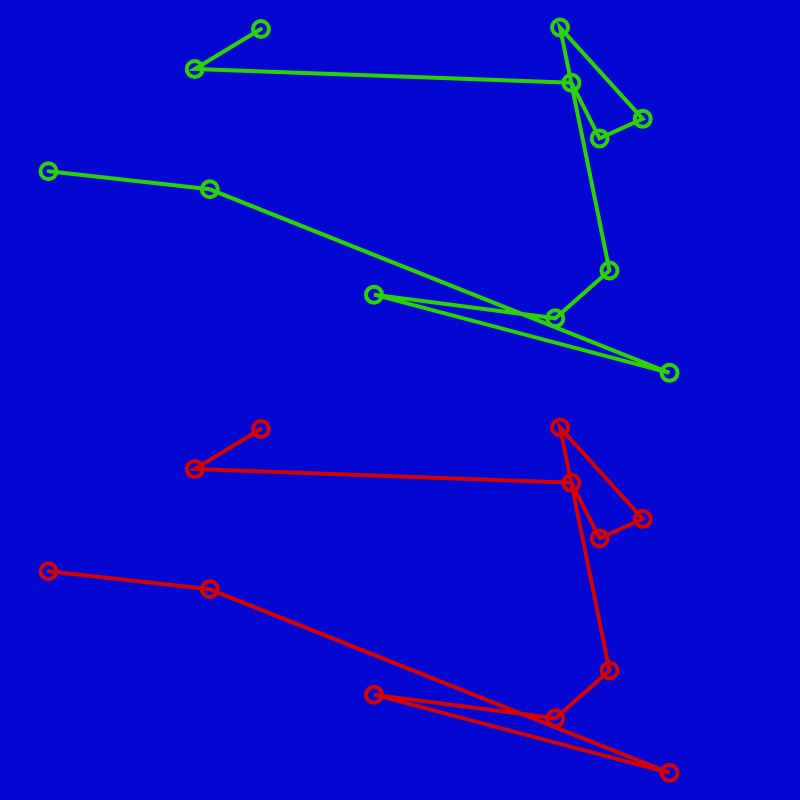
Frame 1 (no input)
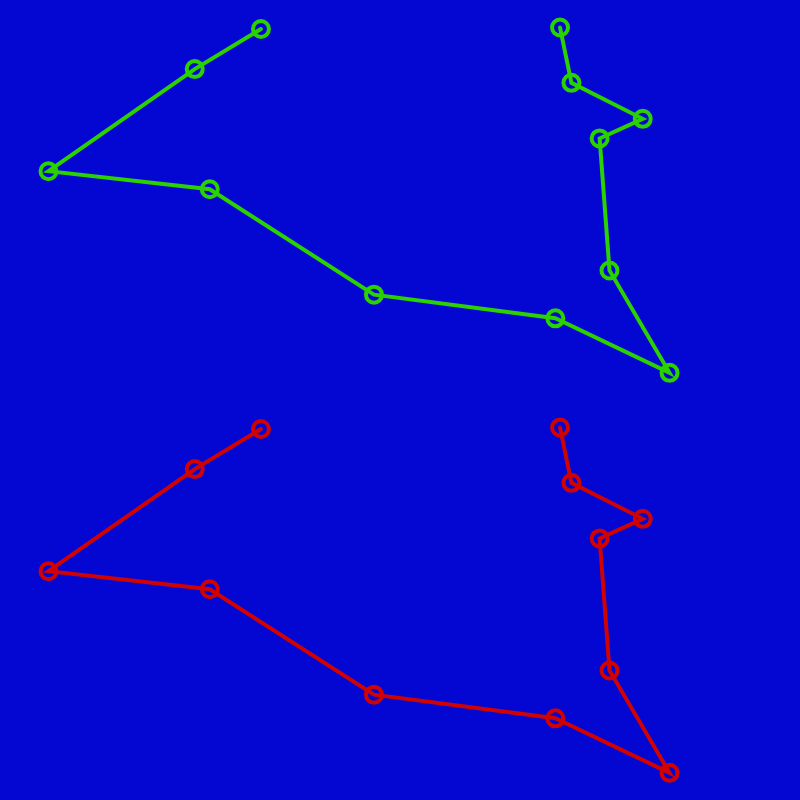
Frame 60 (no input)
Frame 120 (the mouse pressed at the canvas centre since frame 60): identical to frame 60, image omitted

The p5.js sketch that drew these frames (run headless with seeded random() and noise() and a simulated clock; from frame 60 on, the mouse is pressed at the canvas centre):

// p5.js sketch
// ── sketch.js
var cities = [];
var totalCities = 12;

var popSize = 500;
var population = [];
var fitness = [];

var recordDistance = Infinity;
var bestEver;
var currentBest;

var statusP;

function setup() {
  createCanvas(800, 800);
  var order = [];
  for (var i = 0; i < totalCities; i++) {
    var v = createVector(random(width), random(height / 2));
    cities[i] = v;
    order[i] = i;
  }

  for (var i = 0; i < popSize; i++) {
    population[i] = shuffle(order);
  }
  statusP = createP('').style('font-size', '32pt');
}

function draw() {
  background(3, 7, 209);
  calculateFitness();
  normalizeFitness();
  nextGeneration();

  stroke(43, 209, 1);
  strokeWeight(4);
  noFill();
  beginShape();
  for (var i = 0; i < bestEver.length; i++) {
    var n = bestEver[i];
    vertex(cities[n].x, cities[n].y);
    ellipse(cities[n].x, cities[n].y, 16, 16);
  }
  endShape();

  translate(0, height / 2);
  stroke(209, 2, 2);
  strokeWeight(4);
  noFill();
  beginShape();
  for (var i = 0; i < currentBest.length; i++) {
    var n = currentBest[i];
    vertex(cities[n].x, cities[n].y);
    ellipse(cities[n].x, cities[n].y, 16, 16);
  }
  endShape();
}


function swap(a, i, j) {
  var temp = a[i];
  a[i] = a[j];
  a[j] = temp;
}


function calcDistance(points, order) {
  var sum = 0;
  for (var i = 0; i < order.length - 1; i++) {
    var cityAIndex = order[i];
    var cityA = points[cityAIndex];
    var cityBIndex = order[i + 1];
    var cityB = points[cityBIndex];
    var d = dist(cityA.x, cityA.y, cityB.x, cityB.y);
    sum += d;
  }
  return sum;
}
// ── ga.js
function calculateFitness() {
  var currentRecord = Infinity;
  for (var i = 0; i < population.length; i++) {
    var d = calcDistance(cities, population[i]);
    if (d < recordDistance) {
      recordDistance = d;
      bestEver = population[i];
    }
    if (d < currentRecord) {
      currentRecord = d;
      currentBest = population[i];
    }
    fitness[i] = 1 / (pow(d, 8) + 1);
  }
}

function normalizeFitness() {
  var sum = 0;
  for (var i = 0; i < fitness.length; i++) {
    sum += fitness[i];
  }
  for (var i = 0; i < fitness.length; i++) {
    fitness[i] = fitness[i] / sum;;
  }
}

function nextGeneration() {
  var newPopulation = [];
  for (var i = 0; i < population.length; i++) {
    var orderA = pickOne(population, fitness);
    var orderB = pickOne(population, fitness);
    var order = crossOver(orderA, orderB);
    mutate(order, 0.01);
    newPopulation[i] = order;
  }
  population = newPopulation;

}

function pickOne(list, prob) {
  var index = 0;
  var r = random(1);

  while (r > 0) {
    r = r - prob[index];
    index++;
  }
  index--;
  return list[index].slice();
}

function crossOver(orderA, orderB) {
  var start = floor(random(orderA.length));
  var end = floor(random(start + 1, orderA.length));
  var neworder = orderA.slice(start, end);
  for (var i = 0; i < orderB.length; i++) {
    var city = orderB[i];
    if (!neworder.includes(city)) {
      neworder.push(city);
    }
  }
  return neworder;
}


function mutate(order, mutationRate) {
  for (var i = 0; i < totalCities; i++) {
    if (random(1) < mutationRate) {
      var indexA = floor(random(order.length));
      var indexB = (indexA + 1) % totalCities;
      swap(order, indexA, indexB);
    }
  }
}
